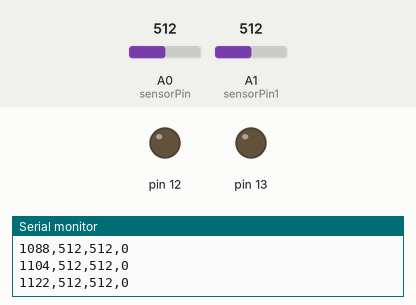
Simulated run of this sketch. Board: Arduino Uno, built with avr-gcc and run on an emulated ATmega328P. On the bench: output pins drawn as LEDs (lit = HIGH), the last lines printed to the serial monitor. The inputs (shaded band) are chosen by the test bench; at power-on: A0 (sensorPin) = 512, A1 (sensorPin1) = 512.

Above: at 1.2 s.
1.3 s: A0 (sensorPin) set to 108
2.8 s: A0 (sensorPin) set to 91
At 5.6 s:
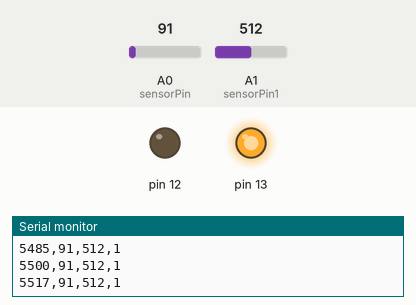
5.8 s: A1 (sensorPin1) set to 991
8.8 s: A1 (sensorPin1) set to 1013
Timing chart, 0 to 36.5 s (numbered marks = the images above; inputs shaded):
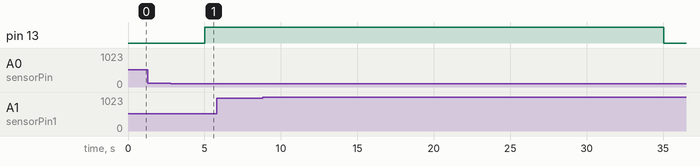

Measured:
- the behaviour switches between 100 and 99 on A0 (sensorPin) (found by bisection; images 0 and 1)

The sketch:

WarmupSmooth.ino
```cpp
int sensorPin = A0;    // select the input pin for the potentiometer
int sensorPin1 = A1;
int sensorValue = 0;  // variable to store the value coming from the sensor
int sensorValue1 = 0;
long int timenow=0,timestart=0;

void setup() {
  Serial.begin(9600);
  pinMode(13,OUTPUT);
  digitalWrite(13,LOW);
  pinMode(12,OUTPUT);
  digitalWrite(12,LOW);

}

void loop() {
  digitalWrite(13,LOW);
  timestart=millis();
  timenow=millis();
  while(timenow-timestart<5000)
  {

    //sensorValue1 = analogRead(sensorPin1);
    timenow = millis();
    Serial.print(timenow);
    Serial.print(",");
    sensorValue = analogRead(sensorPin);
    sensorValue1 = analogRead(sensorPin1);
    Serial.print(sensorValue);
    Serial.print(",");
    Serial.print(sensorValue1);
    Serial.print(",");
    Serial.println(0);
  }
  timestart=millis();
  timenow=millis();
  digitalWrite(13,HIGH);
  while(timenow-timestart<30000)
  {

    //sensorValue1 = analogRead(sensorPin1);
    timenow = millis();
    Serial.print(timenow);
    Serial.print(",");
    sensorValue = analogRead(sensorPin);
    sensorValue1 = analogRead(sensorPin1);
    Serial.print(sensorValue);
    Serial.print(",");
    Serial.print(sensorValue1);
    Serial.print(",");
    Serial.println("1");
  }

}
```
